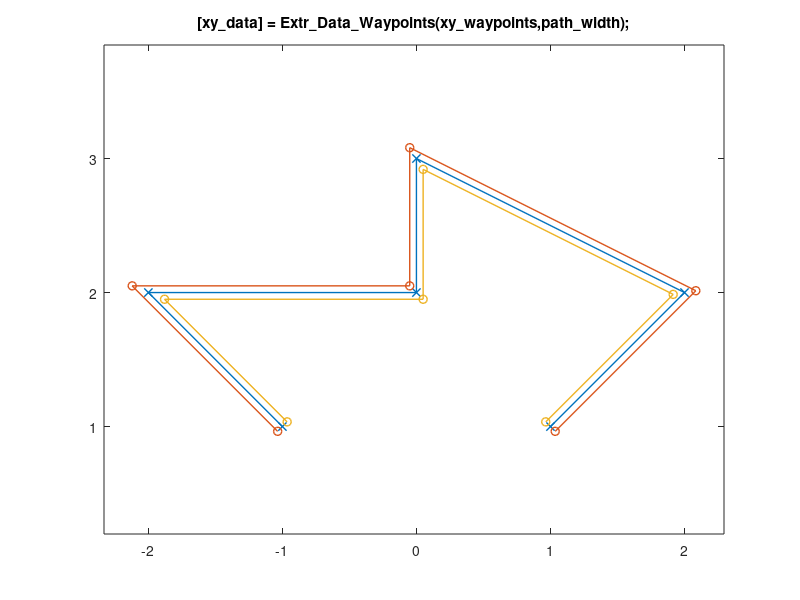

Here is the MATLAB script that generated this plot:
function [xy_data] = Extr_Data_Waypoints(xy_waypoints,path_width,varargin)
%Extr_Data_Waypoints Produce extrusion data for 2D path defined by waypoints
%   [xy_data] = Extr_Data_Waypoints(xy_waypoints,path_width,varargin)
%   This function returns x-y data for a 2D path defined by waypoints.
%   You can specify:
%       xy_waypoints        Matrix of x-y values for points
%                           Path is in order of definition.
%                           If the path crosses itself, data will not be
%                           valid for use with Simscape Multibody general
%                           extrusion
%       path_width          Width of path
%
%   To see a plot showing parameter values, enter the name
%   of the function with no arguments
%   >> Extr_Data_Waypoints
%
%   To see a plot created with your parameter values,
%   add 'plot' as the final argument
%   >> Extr_Data_Waypoints([1 1;2 2;-1 1;0 -1],0.1,'plot')

% Copyright 2021-2023 The MathWorks, Inc.

% Default data to show diagram
if (nargin == 0)
    xy_waypoints = [ ...
         1 1;
         2 2;
         0 3;
         0 2;
        -2 2;
        -1 1];
    path_width   = 0.1;
end

% Check if plot should be produced
if (isempty(varargin))
    showplot = 'n';
else
    showplot = varargin;
end

% Determine angles of each segment
angles = unwrap(atan2(diff(xy_waypoints(:,2)),diff(xy_waypoints(:,1))));

% Angle at first point is angle of first segment
angles = [angles;angles(end,:)];

% Angle of offset for left and right points
offset_angles = angles - angles/2 + circshift(angles,1)/2-pi/2;
offset_angles(1) = angles(1)-pi/2;

% Difference in angles needed for offset distance
angle_diff = (circshift(angles,1)- angles)/2;
angle_diff(1) = 0; 

% Create xy data for line on right side of path defined by waypoints
xy_offset_r = [cos(offset_angles) +sin(offset_angles)]*path_width/2./abs(cos(angle_diff));
xy_right = xy_waypoints + xy_offset_r;

% Create xy data for line on left side of path defined by waypoints
xy_offset_l = [cos(offset_angles+pi) +sin(offset_angles+pi)]*path_width/2./abs(cos(angle_diff));
xy_left  = xy_waypoints + xy_offset_l;

% Data created in counter clockwise order
xy_data = [xy_right;flipud(xy_left)];

% Plot diagram to show parameters and extrusion
if (nargin == 0 || strcmpi(showplot,'plot'))
    
    % Figure name
    figString = ['h1_' mfilename];
    % Only create a figure if no figure exists
    figExist = 0;
    fig_hExist = evalin('base',['exist(''' figString ''')']);
    if (fig_hExist)
        figExist = evalin('base',['ishandle(' figString ') && strcmp(get(' figString ', ''type''), ''figure'')']);
    end
    if ~figExist
        fig_h = figure('Name',figString);
        assignin('base',figString,fig_h);
    else
        fig_h = evalin('base',figString);
    end
    figure(fig_h)
    clf(fig_h)
    plot(xy_waypoints(:,1),xy_waypoints(:,2),'-x','LineWidth',1,'DisplayName','Waypoints');
    hold on;
    plot(xy_right(:,1),xy_right(:,2),'-o','LineWidth',1,'DisplayName','Right Edge');
    plot(xy_left(:,1),xy_left(:,2),'-o','LineWidth',1,'DisplayName','Left Edge');
    hold off; axis equal
    title(['[xy\_data] = Extr\_Data\_Waypoints(xy\_waypoints,path\_width);']);
    hold off
    box on
    clear xy_data
    xlim = get(gca,'XLim');
    ylim = get(gca,'YLim');
    set(gca,'XLim',xlim+[-1 1]*0.05*(xlim(2)-xlim(1)));
    set(gca,'YLim',ylim+[-1 1]*0.05*(ylim(2)-ylim(1)));
end


